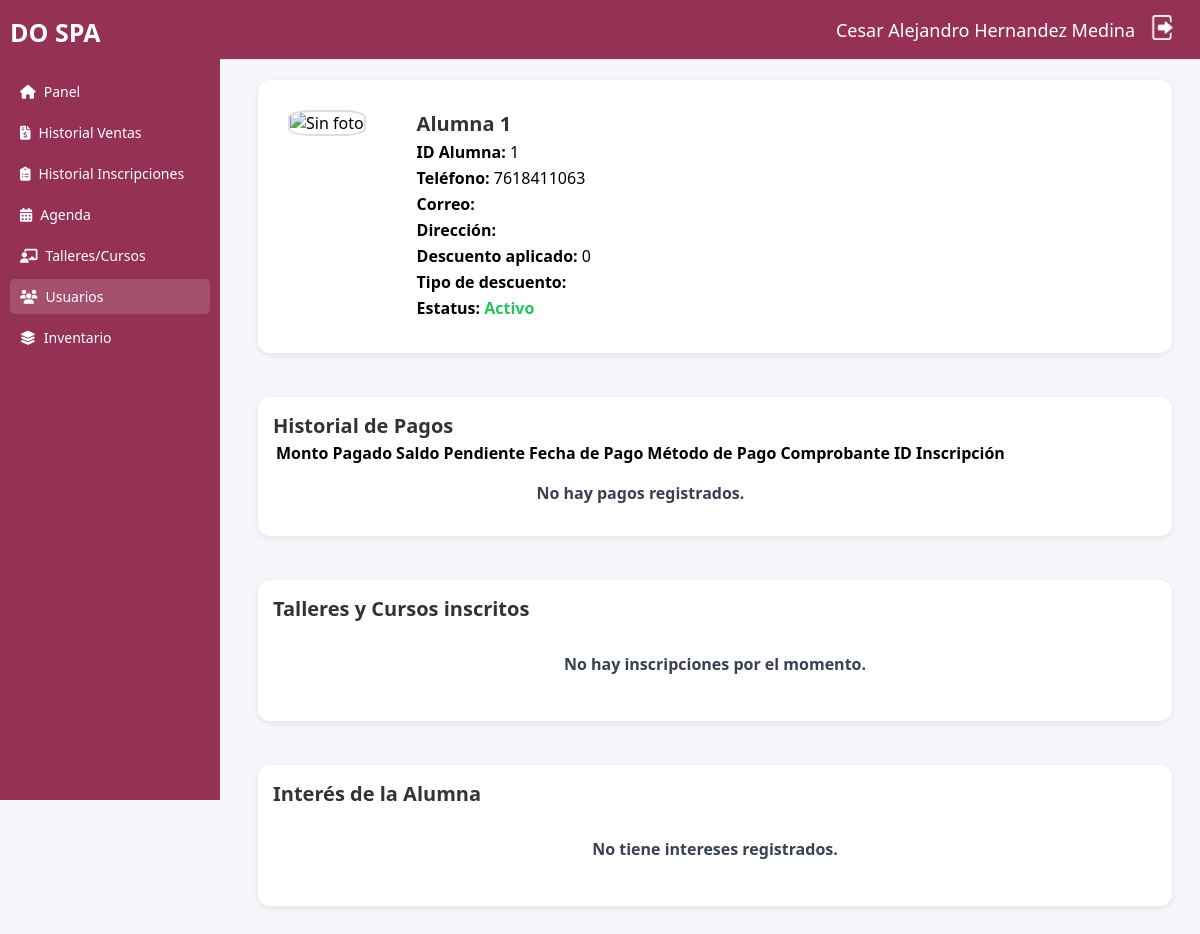
The page /perfil_alumnas.php?id_alumna=1 (signed in) on the database its author committed.
### tables this page shows
CREATE TABLE `alumnas` (
  `id_alumna` int(11) NOT NULL,
  `nombre` varchar(60) NOT NULL,
  `apat` varchar(30) NOT NULL,
  `amat` varchar(30) NOT NULL,
  `telefono` varchar(50) DEFAULT NULL,
  `correo` varchar(100) DEFAULT NULL,
  `direccion` text DEFAULT NULL,
  `descuento_aplicado` tinyint(1) DEFAULT 0,
  `tipo_descuento` varchar(100) DEFAULT NULL,
  `imagen` blob NOT NULL,
  `estatus` tinyint(1) NOT NULL DEFAULT 1
);

### perfil_alumnas.php (the view, shortened to what this page needs)
<?php
include_once("conexion.php");
$Nombre = $_SESSION['nombre'];
$Amat = $_SESSION['amat'];
$Apat = $_SESSION['apat'];
$idAlumna = intval($_GET['id_alumna']);
$sqlAlumno = "SELECT * FROM alumnas WHERE id_alumna = $idAlumna";
$resultAlumno = mysqli_query($conexion, $sqlAlumno);
$mostrar = mysqli_fetch_assoc($resultAlumno);
$imgSrc = '';
?>
<!DOCTYPE html>
<html lang="es">
<head>
  <link rel="stylesheet" href="css/sidebar.css">
  <link rel="stylesheet" href="css/header.css">
  <link rel="stylesheet" href="css/detalles.css">
  <link rel="stylesheet" href="css/perfil_alumna.css">
  <link rel="stylesheet" href="https://cdnjs.cloudflare.com/ajax/libs/font-awesome/6.4.0/css/all.min.css">
  <link rel="stylesheet" href="https://cdn.jsdelivr.net/npm/simple-datatables@latest/dist/style.css">
</head>
<body>
  <div class="dashboard">
    <aside class="sidebar">
        <div class="logo">DO SPA</div>
        <ul id="menu">
            <li><a href="main.php"><i class="fas fa-home"></i> Panel</a></li>
            <li><a href="ventas.php"><i class="fas fa-file-invoice-dollar"></i> Historial Ventas</a></li>
            <li><a href="inscripciones.php"><i class="fas fa-clipboard-list"></i> Historial Inscripciones</a></li>
            <li><a href="agenda.php"><i class="fas fa-calendar-days"></i> Agenda</a></li>
            <li><a href="talleres-cursos.php"><i class="fas fa-chalkboard-teacher"></i>Talleres/Cursos</a></li>
            <li class="active"><a href="alumnas-maestras.php"><i class="fa-solid fa-users"></i><span>Usuarios</span></a></li>
            <li><a href="inventario.php"><i class="fas fa-layer-group"></i> Inventario</a></li>
        </ul>
    </aside>
    <main class="main">
      <header class="topbar">
        <div class="user-info">
          <span><?php echo htmlspecialchars($Nombre . " " . $Apat . " " . $Amat); ?></span>
          <a href="muerte.php"><img src="img/logout.png" id="btn-logout" alt="Salir"></a>
        </div>
      </header>
      <div class="ventas-detalle" id="detallePedido">
        <div class="perfil-alumna">
          <div class="foto-alumna">
            <?php if ($imgSrc !== ''): ?>
              <img src="<?php echo $imgSrc; ?>" alt="Foto de <?php echo htmlspecialchars($mostrar['nombre']); ?>" width="120" height="120">
            <?php else: ?>
              <img src="img/no-disponible.png" alt="Sin foto" width="120" height="120">
            <?php endif; ?>
          </div>
          <div class="info-alumna">
            <h3><?php echo htmlspecialchars($mostrar['nombre'] . " " . $mostrar['apat'] . " " . $mostrar['amat']); ?></h3>
            <p><b>ID Alumna:</b> <?php echo htmlspecialchars($mostrar['id_alumna'] ?? $mostrar['Id_Alumna']); ?></p>
            <p><b>Teléfono:</b> <?php echo htmlspecialchars($mostrar['telefono']); ?></p>
            <p><b>Correo:</b> <?php echo htmlspecialchars($mostrar['correo']); ?></p>
            <p><b>Dirección:</b> <?php echo htmlspecialchars($mostrar['direccion']); ?></p>
            <p><b>Descuento aplicado:</b> <?php echo htmlspecialchars($mostrar['descuento_aplicado']); ?></p>
            <p><b>Tipo de descuento:</b> <?php echo htmlspecialchars($mostrar['tipo_descuento']); ?></p>
            <p><b>Estatus:</b>
              <?php echo (isset($mostrar['estatus']) && $mostrar['estatus'] == 1) ? "<span class='activo'>Activo</span>" : "<span class='inactivo'>Inactivo</span>"; ?>
            </p>
          </div>
        </div>
      </div>
      <br><br>
      <div class="ventas-detalle">
        <h3>Historial de Pagos</h3>
        <?php
        $sqlPagos = "
          SELECT hp.*
          FROM historial_pagos hp
          INNER JOIN intermedia_a ia ON hp.id_intermedia = ia.id_intermedia
          WHERE ia.id_alumna = $idAlumna
          ORDER BY hp.fecha_pago DESC
        ";
        $resultPagos = mysqli_query($conexion, $sqlPagos);
        ?>
        <table class="display" id="historial">
          <thead>
            <tr>
              <th>Monto Pagado</th>
              <th>Saldo Pendiente</th>
              <th>Fecha de Pago</th>
              <th>Método de Pago</th>
              <th>Comprobante</th>
              <th>ID Inscripción</th>
            </tr>
          </thead>
          <tbody>
            <?php
              if ($resultPagos && mysqli_num_rows($resultPagos) > 0) {
                while ($p = mysqli_fetch_assoc($resultPagos)) {
                  echo "<tr>";
                  echo "<td>$" . number_format($p['monto_pagado'],2) . "</td>";
                  echo "<td>$" . number_format($p['saldo_pendiente'],2) . "</td>";
                  echo "<td>" . htmlspecialchars($p['fecha_pago']) . "</td>";
                  echo "<td>" . htmlspecialchars(ucfirst($p['metodo_pago'])) . "</td>";
                  echo "<td>";
                    if (!empty($p['comprobante'])) {
                      echo "<a href='" . htmlspecialchars($p['comprobante']) . "' target='_blank'>Ver</a>";
                    } else {
                      echo "—";
                    }
                  echo "</td>";
                  echo "<td>" . htmlspecialchars($p['id_intermedia']) . "</td>";
                  echo "</tr>";
                }
              } else {
                echo "<tr><td colspan='6' class='msg-vacio'>No hay pagos registrados.</td></tr>";
              }
            ?>
          </tbody>
        </table>
      </div>
      <br><br>
      <div class="ventas-detalle">
        <h3>Talleres y Cursos inscritos</h3>
        <?php
        $sqlInscrita = "
          SELECT
            i.id_intermedia,
            COALESCE(t.nombre, c.nombre) AS nombre_evento,
            CASE
              WHEN i.id_agenda IS NOT NULL THEN 'Taller'
              WHEN i.id_agenda_curso IS NOT NULL THEN 'Curso'
              ELSE 'Desconocido'
            END AS tipo,
            i.total,
            i.estado
          FROM intermedia_a i
          LEFT JOIN agenda a ON a.id_agenda = i.id_agenda
          LEFT JOIN talleres t ON t.id_taller = a.id_taller
          LEFT JOIN agenda_cursos ac ON ac.id_agenda_curso = i.id_agenda_curso
          LEFT JOIN cursos c ON c.id_curso = ac.id_curso
          WHERE i.id_alumna = $idAlumna
        ";
        $resultInscrita = mysqli_query($conexion, $sqlInscrita);
        ?>
        <?php if ($resultInscrita && mysqli_num_rows($resultInscrita) > 0): ?>
          <table class="display" id="inscrita">
            <thead>
              <tr>
                <th>ID Inscripción</th>
                <th>Tipo</th>
                <th>Nombre</th>
                <th>Estado</th>
                <th>Total</th>
              </tr>
            </thead>
            <tbody>
              <?php while ($row = mysqli_fetch_assoc($resultInscrita)): ?>
                <tr>
                  <td><?php echo htmlspecialchars($row['id_intermedia']); ?></td>
                  <td><?php echo htmlspecialchars($row['tipo']); ?></td>
                  <td><?php echo htmlspecialchars($row['nombre_evento']); ?></td>
                  <td><?php echo htmlspecialchars(ucfirst($row['estado'])); ?></td>
                  <td>$<?php echo number_format($row['total'], 2); ?></td>
                </tr>
              <?php endwhile; ?>
            </tbody>
          </table>
        <?php else: ?>
          <p class="msg-vacio">No hay inscripciones por el momento.</p>
        <?php endif; ?>
      </div>
      <br><br>
      <div class="ventas-detalle">
        <h3>Interés de la Alumna</h3>
        <?php
        $sqlIntereses = "
          SELECT
            i.id_interesada,
            i.id_agenda,
            i.id_agenda_curso,
            COALESCE(t.nombre, c.nombre) AS nombre_evento,
            CASE
              WHEN i.id_agenda IS NOT NULL THEN 'Taller'
              WHEN i.id_agenda_curso IS NOT NULL THEN 'Curso'
              ELSE 'Desconocido'
            END AS tipo
          FROM interesadas i
          LEFT JOIN agenda a ON a.id_agenda = i.id_agenda
          LEFT JOIN talleres t ON t.id_taller = a.id_taller
          LEFT JOIN agenda_cursos ac ON ac.id_agenda_curso = i.id_agenda_curso
          LEFT JOIN cursos c ON c.id_curso = ac.id_curso
          WHERE i.id_alumna = $idAlumna
        ";
        $resultIntereses = mysqli_query($conexion, $sqlIntereses);
        ?>
        <?php if ($resultIntereses && mysqli_num_rows($resultIntereses) > 0): ?>
          <table class="display" id="intereses">
            <thead>
              <tr>
                <th>Tipo</th>
                <th>Nombre</th>
              </tr>
            </thead>
            <tbody>
              <?php while ($rowI = mysqli_fetch_assoc($resultIntereses)): ?>
                <tr>
                  <td><?php echo htmlspecialchars($rowI['tipo']); ?></td>
                  <td><?php echo htmlspecialchars($rowI['nombre_evento']); ?></td>
                </tr>
              <?php endwhile; ?>
            </tbody>
          </table>
        <?php else: ?>
          <p class="msg-vacio">No tiene intereses registrados.</p>
        <?php endif; ?>
      </div>
    </main>
  </div>
</body>
</html>

### css/sidebar.css (style rules this page uses)
.sidebar { position: fixed; top: 0; left: 0; width: 220px; height: 100vh; background: #943154; color: #fff; padding: 15px 10px; box-sizing: border-box; font-family: 'Segoe UI', sans-serif; }
.sidebar .logo { font-size: 25px; font-weight: bold; margin-bottom: 25px; text-align: left; color: #fff; }
.sidebar ul { list-style: none; margin: 0; padding: 0; }
.sidebar li { margin: 6px 0; }
.sidebar a { display: flex; align-items: center; gap: 8px; padding: 8px 10px; color: #fff; text-decoration: none; font-size: 14px; border-radius: 5px; transition: background 0.3s; }
.sidebar a:hover, .sidebar .active a { background: rgba(255, 255, 255, 0.15); }

### css/header.css (style rules this page uses)
html { background: #f5f6fa; }
#btn-logout { cursor: pointer; width: 25px; transition: ease-in-out .15s; }
.topbar { position: fixed; top: 0; left: 220px; right: 0; height: 60px; background: #943154; display: flex; align-items: center; justify-content: flex-end; padding: 0 25px; border-bottom: 1px solid #e0e0e0; box-sizing: border-box; z-index: 1000; }
.user-info { display: flex; align-items: center; gap: 15px; font-size: 18px; color: #333; }
.user-info span { font-weight: 500; color: white; }

### css/detalles.css (style rules this page uses)
.main { margin-left: 230px; margin-top: 60px; padding: 20px; background: #f5f6fa; min-height: calc(100vh - 60px); box-sizing: border-box; font-family: 'Segoe UI', sans-serif; }
.ventas-detalle { flex: 1; background: #fff; padding: 20px; border-radius: 12px; box-shadow: 0 2px 6px rgba(0,0,0,0.08); }
.ventas-detalle h3 { margin-bottom: 8px; }
.ventas-detalle { position: relative; padding: 15px; }
.ventas-detalle h3 { display: inline-block; margin: 0; font-size: 20px; color: #333; }

### css/perfil_alumna.css (style rules this page uses)
.perfil-alumna { display: flex; align-items: flex-start; gap: 20px; border-radius: 12px; padding: 15px; }
.foto-alumna { flex-shrink: 0; padding: 0px 31px 0px 0px; }
.foto-alumna img { border-radius: 28%; width: 65%; height: 200px; object-fit: cover; border: 2px solid #ddd; }
.info-alumna p { margin: 4px 0; }
.activo { color: #22c55e; font-weight: bold; }

### perfil_alumnas.php (style rules this page uses)
.msg-vacio { text-align:center; font-weight:bold; padding:15px; color:#374151; }

### rows shown on the page
alumnas: nombre+apat+amat "Alumna 1", id_alumna "1", telefono "7618411063", descuento_aplicado "0"

### other values the page prints
$Nombre . " " . $Apat . " " . $Amat "Cesar Alejandro Hernandez Medina"
